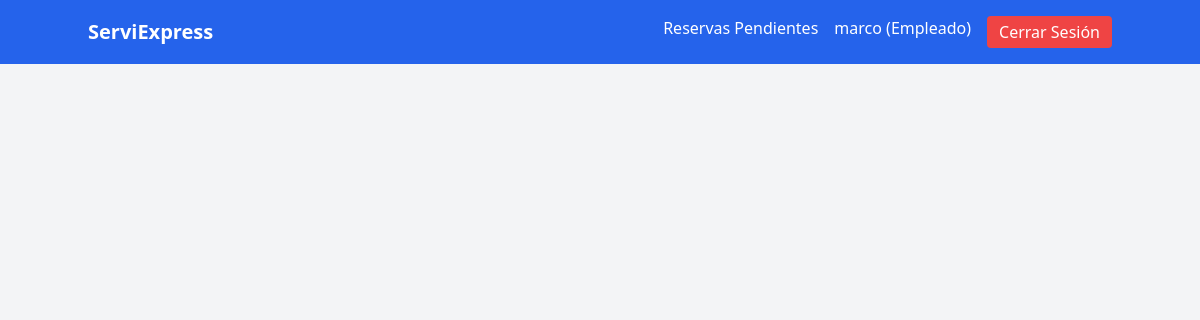
/servicios/ (signed in), run on an earlier commit of the app's database.
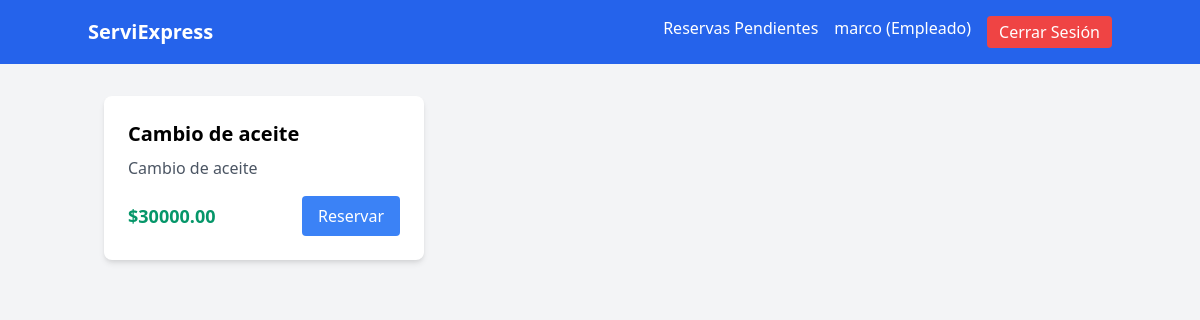
And on a later commit of the database.
### usuarios/models.py (models this page shows)
class Usuario(AbstractUser):
    ROLES = (
        ('cliente', 'Cliente'),
        ('empleado', 'Empleado'),
        ('administrador', 'Administrador')
    )
    rol = models.CharField(max_length=20, choices=ROLES)
    telefono = models.CharField(max_length=15, blank=True)

### servicios/models.py (models this page shows)
class Servicio(models.Model):
    nombre = models.CharField(max_length=100)
    descripcion = models.TextField()
    precio = models.DecimalField(max_digits=10, decimal_places=2)
    productos_requeridos = models.ManyToManyField(Producto, related_name='servicios')

### servicios/views.py (the view)
# urls.py: path('', lista_servicios, name='lista'),
@login_required
def lista_servicios(request):
    servicios = Servicio.objects.all()
    return render(request, 'servicios/lista.html', {'servicios': servicios})

### servicios/templates/servicios/lista.html
{% extends 'base.html' %}
{% block content %}
<div class="grid md:grid-cols-3 gap-4">
    {% for servicio in servicios %}
    <div class="bg-white p-6 rounded-lg shadow-md">
        <h3 class="text-xl font-bold mb-2">{{ servicio.nombre }}</h3>
        <p class="text-gray-600 mb-4">{{ servicio.descripcion }}</p>
        <div class="flex justify-between items-center">
            <span class="text-lg font-semibold text-green-600">${{ servicio.precio|floatformat:2 }}</span>
            <a href="{% url 'reservas:crear' servicio.id %}"
               class="bg-blue-500 text-white px-4 py-2 rounded hover:bg-blue-600">
                Reservar
            </a>
        </div>
    </div>
    {% endfor %}
</div>
{% endblock %}

### templates/base.html (shortened to what this page needs)
<!DOCTYPE html>
<html lang="es">
<head>
    <link href="https://cdn.jsdelivr.net/npm/tailwindcss@2.2.19/dist/tailwind.min.css" rel="stylesheet">
</head>
<body class="bg-gray-100">
    <nav class="bg-blue-600 text-white p-4">
        <div class="container mx-auto flex justify-between items-center">
            <a href="/" class="text-xl font-bold">ServiExpress</a>
            <div class="flex space-x-4">
                {% if user.is_authenticated %}
                    {% if user.rol == 'empleado' %}
                        <a href="{% url 'reservas:pendientes' %}" class="hover:text-blue-200">Reservas Pendientes</a>
                    {% endif %}
                    <span>{{ user.username }} ({{ user.get_rol_display }})</span>
                    <a href="{% url 'logout' %}" class="bg-red-500 px-3 py-1 rounded hover:bg-red-600">Cerrar Sesión</a>
                {% else %}
                    <a href="{% url 'login' %}" class="hover:text-blue-200">Iniciar Sesión</a>
                    <a href="{% url 'registro' %}" class="bg-green-500 px-3 py-1 rounded hover:bg-green-600">Registrarse</a>
                {% endif %}
            </div>
        </div>
    </nav>
    <div class="container mx-auto mt-8 px-4">
        {% block content %}{% endblock %}
    </div>
</body>
</html>

What changed in the data, as far as the page shows it:
added Servicio: nombre "Cambio de aceite", descripcion "Cambio de aceite", precio "30000.00"
